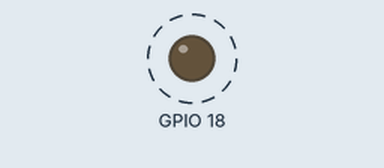
This program was run on a simulated Raspberry Pi (BCM pin numbers). On the bench: output pins drawn as LEDs (lit = HIGH). Dashed ring = blinking. At 3.0 s the program stops and its outputs stay as they are.

Above: at 0.05 s.
Timing chart, 0 to 3.0 s (numbered marks = the images above):
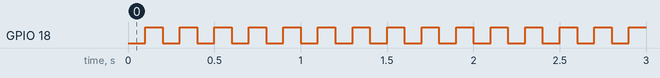

The program:

led.py
```python
import RPi.GPIO as GPIO

import time

GPIO.setmode(GPIO.BCM)

GPIO.setwarnings(False)

GPIO.setup(18,GPIO.OUT)

for x in range(15):
    time.sleep(0.1)

    GPIO.output(18,GPIO.HIGH)

    time.sleep(0.1)

    GPIO.output(18,GPIO.LOW)
```

Measured:
- by itself, GPIO 18: alternates HIGH for 0.10 s and LOW for 0.10 s, 30 changes in all, then stays LOW
